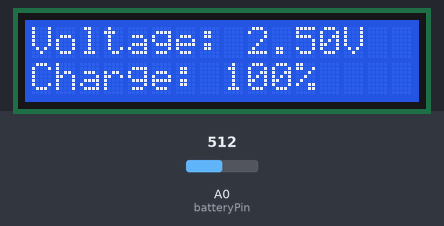
The sketch below on a simulated Arduino Uno, built with avr-gcc and run on an emulated ATmega328P. On the bench: 16×2 character LCD. The test bench sets the inputs (shaded band); at power-on: A0 (batteryPin) = 512. What the sketch prints to the serial monitor is not drawn.

Above: at 1.2 s.
1.3 s: A0 (batteryPin) set to 386
At 3.3 s:
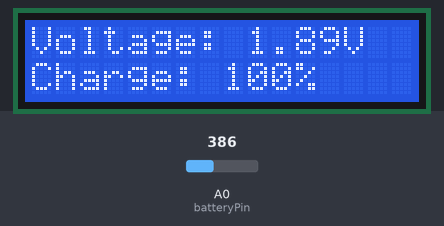
4.0 s: A0 (batteryPin) set to 351
At 4.6 s:
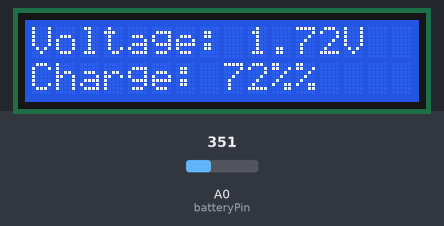
6.7 s: A0 (batteryPin) set to 328
At 9.3 s:
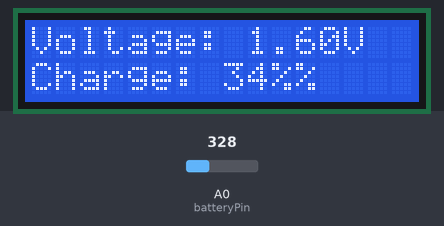
9.6 s: A0 (batteryPin) set to 304
At 10.8 s:
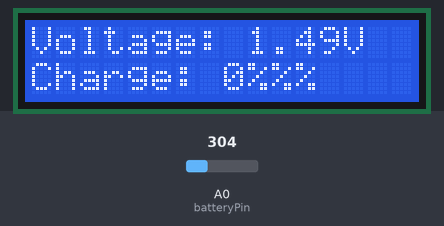
12.3 s: A0 (batteryPin) set to 511
At 14.5 s:
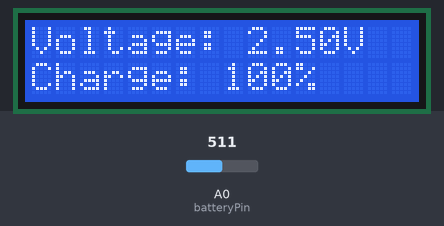
Timing chart, 0 to 16.0 s (numbered marks = the images above; inputs shaded):
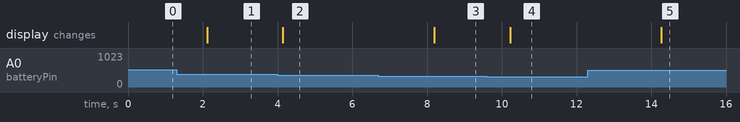

The sketch:

battery_monitor.ino
```cpp
#include <Wire.h>
#include <LiquidCrystal_I2C.h>

// Set the LCD I2C address
LiquidCrystal_I2C lcd(0x27, 16, 2);

const int batteryPin = A0;
const float fullVoltage = 1.8;
const float emptyVoltage = 1.5;
void setup() {
  lcd.init();
  lcd.backlight();
  Serial.begin(9600);
}

void loop() {
  int sensorValue = analogRead(batteryPin);
  float voltage = sensorValue * (5.0 / 1023.0);
  float percentage = (voltage - emptyVoltage) / (fullVoltage - emptyVoltage) * 100;
  percentage = constrain(percentage, 0, 100);


  Serial.print("Battery Voltage: ");
  Serial.print(voltage, 2);
  Serial.print("V, Percentage: ");
  Serial.println(percentage, 0);


  lcd.setCursor(0, 0);
  lcd.print("Voltage: ");
  lcd.print(voltage, 2);
  lcd.print("V");

  lcd.setCursor(0, 1);
  lcd.print("Charge: ");
  lcd.print(percentage, 0);
  lcd.print("%");

  delay(2000);
}
```

Measured:
- the behaviour switches between 368 and 367 on A0 (batteryPin) (found by bisection; images 1 and 2)
- the behaviour switches between 313 and 312 on A0 (batteryPin) (found by bisection; images 3 and 4)
- after the input at 1.3 s, the display: changes after 0.82 s (image 1)
- after the input at 4.0 s, the display: changes after 0.14 s (image 2)
- after the input at 6.7 s, the display: changes after 1.5 s (image 3)
- after the input at 9.6 s, the display: changes after 0.62 s (image 4)
- after the input at 12.3 s, the display: changes after 2.0 s (image 5)
